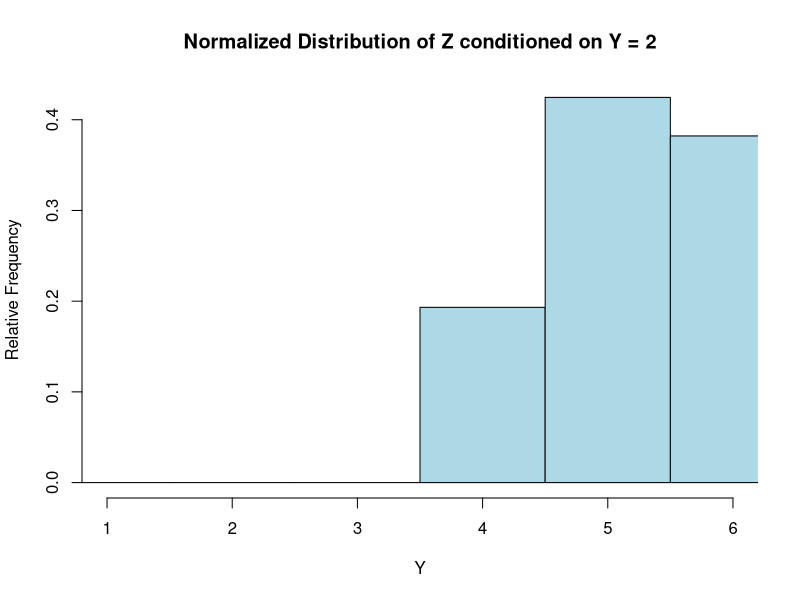

Source code (R):
# Class 3

# Two dice max and min
# Set the number of simulations
n <- 10000

# Simulate two dice rolls
dice1 <- sample(1:6, n, replace = TRUE)
dice2 <- sample(1:6, n, replace = TRUE)

# Create random variables X = max(dice1, dice2) and Y = min(dice1, dice2)
Y <- pmin(dice1, dice2)
Z <- pmax(dice1, dice2)

# Create a data frame to store the joint distribution
joint_distribution <- table(Z, Y) / n

# Display the empirical joint distribution
print(joint_distribution)

# Extract the values of Y where X is equal to 2
Z_given_Y4 <- Z[Y == 4]

# Normalize the histogram by dividing by the length of Y_given_X2
hist(Z_given_Y4, breaks = seq(0.5, 6.5, 1), probability = TRUE, 
     main = "Normalized Distribution of Z conditioned on Y = 2", 
     xlab = "Y", ylab = "Relative Frequency", col = "lightblue", 
     border = "black", xlim = c(1, 6), xaxt = "n")

# Add custom x-axis labels
axis(1, at = 1:6)